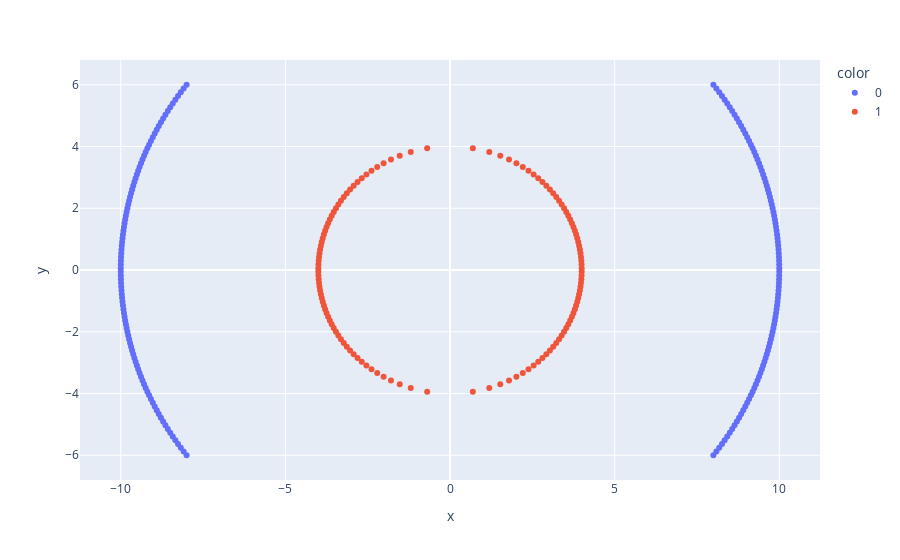

Notebook cell for this chart:
### Code cell
import plotly.express as px
fig = px.scatter(x=df1["x1"], y=df1["x2"], color=df1["Y"].astype(str))
fig.show()

### Figure 1 — Plotly figure (JSON) as saved in the notebook; plotly's stock layout.template omitted (floating-point values rounded to 4 significant figures; data arrays with more than 128 entries replaced by an {"elided": "..."} marker saying what was removed)
{"data": [{"hovertemplate": "color=0<br>x=%{x}<br>y=%{y}<extra></extra>", "legendgroup": "0", "marker": {"color": "#636efa", "symbol": "circle"}, "mode": "markers", "name": "0", "orientation": "v", "showlegend": true, "type": "scatter", "x": {"elided": "200 float values"}, "xaxis": "x", "y": {"elided": "200 float values"}, "yaxis": "y"}, {"hovertemplate": "color=1<br>x=%{x}<br>y=%{y}<extra></extra>", "legendgroup": "1", "marker": {"color": "#EF553B", "symbol": "circle"}, "mode": "markers", "name": "1", "orientation": "v", "showlegend": true, "type": "scatter", "x": {"elided": "200 float values"}, "xaxis": "x", "y": {"elided": "200 float values"}, "yaxis": "y"}], "layout": {"legend": {"title": {"text": "color"}, "tracegroupgap": 0}, "margin": {"t": 60}, "xaxis": {"anchor": "y", "domain": [0, 1], "title": {"text": "x"}}, "yaxis": {"anchor": "x", "domain": [0, 1], "title": {"text": "y"}}}}
